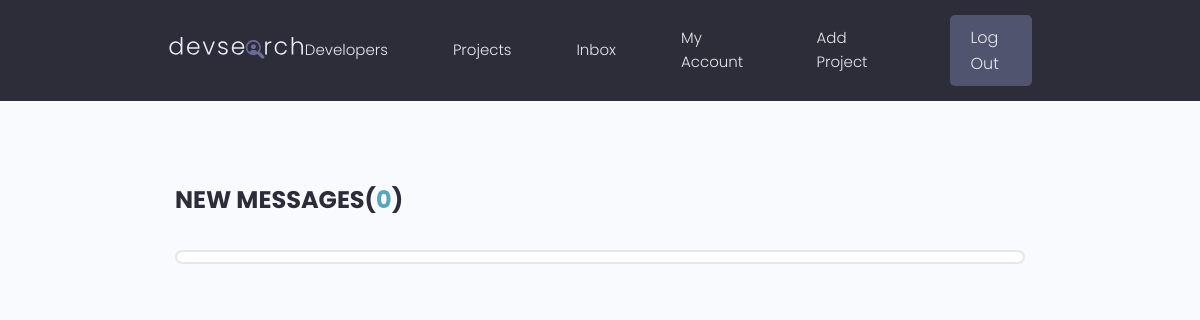
The app's page /inbox/ (signed in), older data.
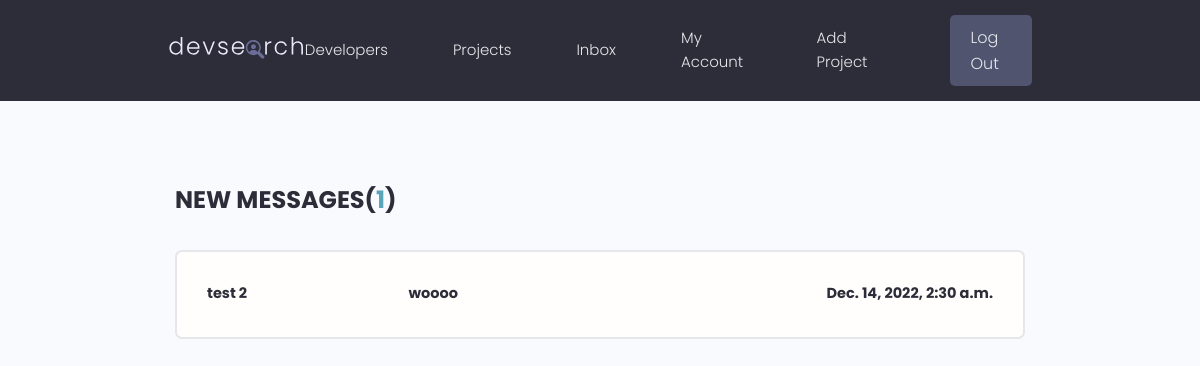
The same page, newer data.
### users/models.py (models this page shows, shortened)
class Message(models.Model):
    sender = models.ForeignKey(
        Profile, on_delete=models.SET_NULL, null=True, blank=True
    )
    recipient = models.ForeignKey(
        Profile,
        on_delete=models.SET_NULL,
        null=True,
        blank=True,
        related_name="messages",
    )
    name = models.CharField(max_length=200, null=True, blank=True)
    email = models.EmailField(max_length=200, null=True, blank=True)
    subject = models.CharField(max_length=200, null=True, blank=True)
    body = models.TextField()
    is_read = models.BooleanField(default=False)
    created = models.DateTimeField(auto_now_add=True)
    id = models.UUIDField(
        default=uuid.uuid4, unique=True, primary_key=True, editable=False
    )
    class Meta:
        ordering = [
            "is_read",
            "-created",
        ]

### users/views.py (the view)
# urls.py: path("inbox/", views.Inbox, name="inbox"),
@login_required(login_url="login")
def Inbox(requests):
    profile = requests.user.profile
    messageRequests = profile.messages.all()
    read_messages = profile.messages.filter(is_read=True)
    unread_messages = profile.messages.filter(is_read=False)
    unread_count = messageRequests.filter(is_read=False).count()
    context = {
        "messageRequests": messageRequests,
        "unread_count": unread_count,
        "unread_messages": unread_messages,
        "read_messages": read_messages,
    }
    return render(requests, "users/inbox.html", context)

### users/templates/users/inbox.html (shortened to what this page needs)
{% extends 'main.html' %}
{% block content %}
<main class="inbox my-xl">
    <div class="content-box">
      <h3 class="inbox__title">New Messages(<span>{{unread_count}}</span>)</h3>
      <ul class="messages">
        {% for message in unread_messages %}
        <li class="message message--unread">
          <a href="{% url 'message' message.id %}">
            <span class="message__author">{{message.name}}</span>
            <span class="message__subject">{{message.subject}}</span>
            <span class="message__date">{{message.created}}</span>
          </a>
        </li>
        {% endfor %}
      </ul>
    </div>
  </main>
{% endblock %}

Row changes from the older to the newer data that the page shows:
added Message: name "test 2", subject "woooo", created "Dec. 14, 2022, 2:30 a.m."
Text that changed along with them:
{{ unread_count }}: "0" → "1"
